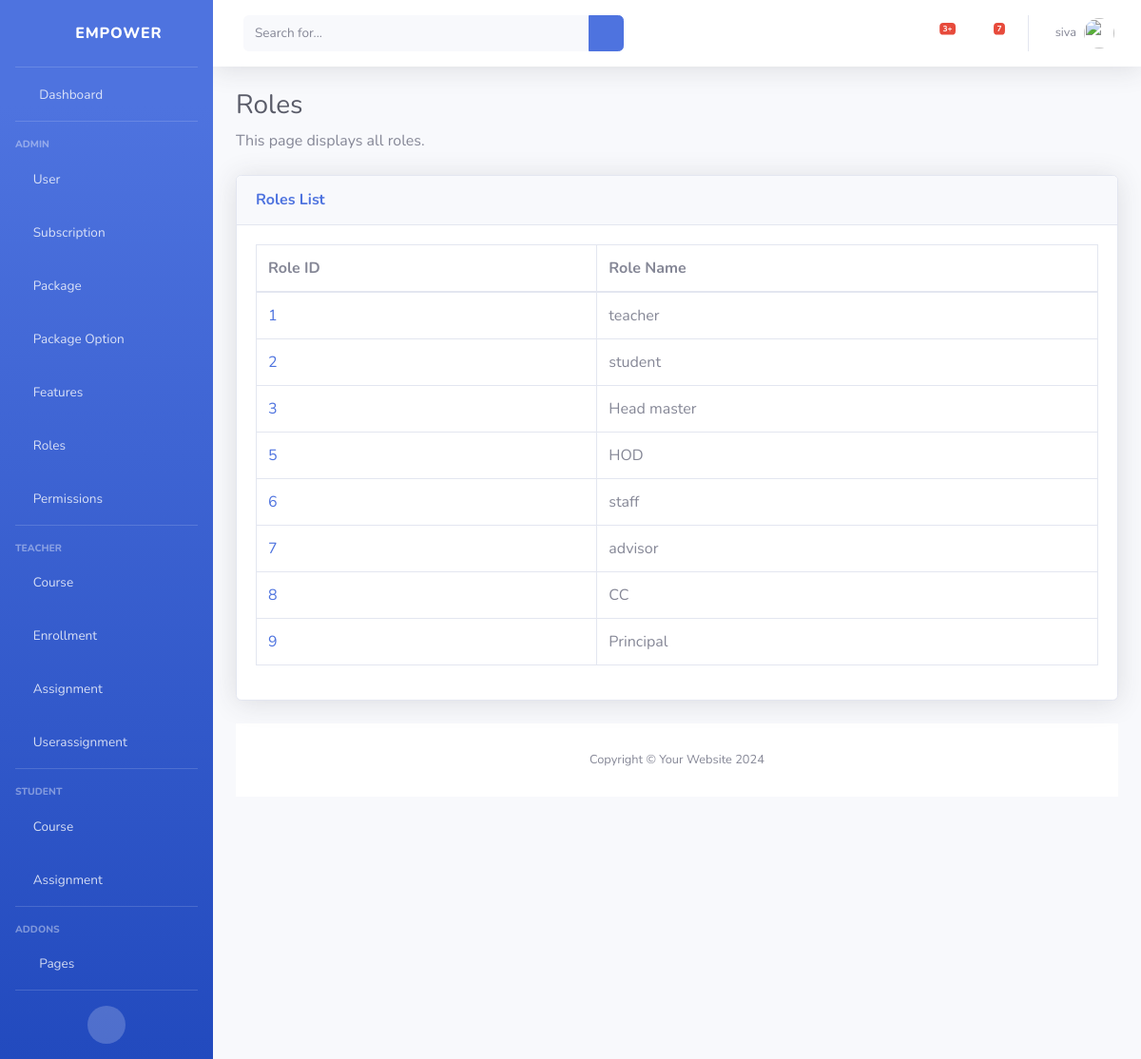
Page /roles/ (signed in) on the committed database.
### classRoom/models.py (models this page shows)
class Role(models.Model):
    id = models.AutoField(primary_key=True)
    role_name = models.CharField(max_length=255, unique=True)

### classRoom/views.py (the view)
# urls.py: path('roles/', view_roles, name='view_roles'),
@login_required
def view_roles(request):
    roles = Role.objects.all()
    return render(request, 'roles/view_roles.html', {'roles': roles})

### classRoom/templates/roles/view_roles.html (shortened to what this page needs)
{% extends 'base.html' %}
{% block content %}
<h1 class="h3 mb-2 text-gray-800">Roles</h1>
<p class="mb-4">This page displays all roles.</p>
<div class="card shadow mb-4">
    <div class="card-header py-3 d-flex justify-content-between align-items-center">
        <h6 class="m-0 font-weight-bold text-primary">Roles List</h6>
        <div class="dropdown no-arrow show">
            <a class="dropdown-toggle" id="dropdownMenuLink" data-toggle="dropdown" aria-haspopup="true"
                aria-expanded="true" style="float: right;">
                <i class="fas fa-ellipsis-v fa-sm fa-fw text-gray-400"></i>
            </a>
        </div>
    </div>
    <div class="card-body">
        <div class="table-responsive">
            <table class="table table-bordered" id="dataTable" width="100%" cellspacing="0">
                <thead>
                    <tr>
                        <th>Role ID</th>
                        <th>Role Name</th>
                    </tr>
                </thead>
                <tbody>
                    {% for role in roles %}
                    <tr>
                        <td><a href="{% url 'view_role' role.id %}">{{ role.id }}</a></td>
                        <td>{{ role.role_name }}</td>
                    </tr>
                    {% endfor %}
                </tbody>
            </table>
        </div>
    </div>
{% endblock %}

### classRoom/templates/base.html (shortened to what this page needs)
{% load static %}
<!DOCTYPE html>
<html lang="en">
<head>
    <link rel="stylesheet" href="{% static 'vendor/fontawesome-free/css/all.min.css' %}" type="text/css">
    <link rel="stylesheet" href="{% static 'css/sb-admin-2.min.css' %}">
</head>
<body id="page-top">
    <div id="wrapper">
        <ul class="navbar-nav bg-gradient-primary sidebar sidebar-dark accordion" id="accordionSidebar">
            <a class="sidebar-brand d-flex align-items-center justify-content-center" href="{% url 'index' %}">
                <div class="sidebar-brand-icon rotate-n-15">
                    <i class="fas fa-chess-knight"></i>
                </div>
                <div class="sidebar-brand-text mx-3">Empower</div>
            </a>
            <hr class="sidebar-divider my-0">
            <li class="nav-item">
                <a class="nav-link" href="{% url 'index' %}">
                    <i class="fas fa-fw fa-tachometer-alt"></i>
                    <span>Dashboard</span></a>
            </li>
            <hr class="sidebar-divider">
            <div class="sidebar-heading">
                Admin
            </div>
            <li class="nav-item">
                <a class="nav-link" href="{% url 'view_users' %}" >
                    <i class="fas fa-user-shield"></i>
                    <span>User</span>
                </a>
            </li>
            <li class="nav-item">
                <a class="nav-link" href="{% url 'view_subscriptions' %}" >
                    <i class="fas fa-user-shield"></i>
                    <span>Subscription</span>
                </a>
            </li>
            <li class="nav-item">
                <a class="nav-link" href="{% url 'view_packages' %}" >
                    <i class="fas fa-user-shield"></i>
                    <span>Package</span>
                </a>
            </li>
            <li class="nav-item">
                <a class="nav-link" href="{% url 'view_package_options' %}" >
                    <i class="fas fa-user-shield"></i>
                    <span>Package Option</span>
                </a>
            </li>
            <li class="nav-item">
                <a class="nav-link" href="{% url 'view_features' %}" >
                    <i class="fas fa-user-shield"></i>
                    <span>Features</span>
                </a>
            </li>
            <li class="nav-item">
                <a class="nav-link" href="{% url 'view_roles' %}" >
                    <i class="fas fa-user-shield"></i>
                    <span>Roles</span>
                </a>
            </li>
            <li class="nav-item">
                <a class="nav-link" href="{% url 'view_permissions' %}" >
                    <i class="fas fa-user-shield"></i>
                    <span>Permissions</span>
                </a>
            </li>
            <hr class="sidebar-divider">
            <div class="sidebar-heading">
                Teacher
            </div>
            <li class="nav-item">
                <a class="nav-link" href="{% url 'view_courses' %}" >
                    <i class="fas fa-chalkboard-teacher"></i>
                    <span>Course</span>
                </a>
            </li>
            <li class="nav-item">
                <a class="nav-link" href="{% url 'view_enrollments' %}" >
                    <i class="fas fa-chalkboard-teacher"></i>
                    <span>Enrollment</span>
                </a>
            </li>
            <li class="nav-item">
                <a class="nav-link" href="{% url 'view_assignments' %}" >
                    <i class="fas fa-chalkboard-teacher"></i>
                    <span>Assignment</span>
                </a>
            </li>
            <li class="nav-item">
                <a class="nav-link" href="{% url 'view_userassignments' %}" >
                    <i class="fas fa-chalkboard-teacher"></i>
                    <span>Userassignment</span>
                </a>
            </li>
            <hr class="sidebar-divider">
            <div class="sidebar-heading">
                Student
            </div>
            <li class="nav-item">
                <a class="nav-link" href="{% url 'view_courses' %}" >
                    <i class="fas fa-user-graduate"></i>
                    <span>Course</span>
                </a>
                <a class="nav-link" href="{% url 'view_assignments' %}" >
                    <i class="fas fa-user-graduate"></i>
                    <span>Assignment</span>
                </a>
            </li>
            <hr class="sidebar-divider">
            <div class="sidebar-heading">
                Addons
            </div>
            <li class="nav-item">
                <a class="nav-link collapsed" href="#" data-toggle="collapse" data-target="#collapsePages"
                    aria-expanded="true" aria-controls="collapsePages">
                    <i class="fas fa-fw fa-folder"></i>
                    <span>Pages</span>
                </a>
            </li>
            <hr class="sidebar-divider d-none d-md-block">
            <div class="text-center d-none d-md-inline">
                <button class="rounded-circle border-0" id="sidebarToggle"></button>
            </div>
        </ul>
        <div id="content-wrapper" class="d-flex flex-column">
            <nav class="navbar navbar-expand navbar-light bg-white topbar mb-4 static-top shadow">
                <form
                    class="d-none d-sm-inline-block form-inline mr-auto ml-md-3 my-2 my-md-0 mw-100 navbar-search">
                    <div class="input-group">
                        <input type="text" class="form-control bg-light border-0 small" placeholder="Search for..."
                            aria-label="Search" aria-describedby="basic-addon2">
                        <div class="input-group-append">
                            <button class="btn btn-primary" type="button">
                                <i class="fas fa-search fa-sm"></i>
                            </button>
                        </div>
                    </div>
                </form>
                <ul class="navbar-nav ml-auto">
                    <li class="nav-item dropdown no-arrow mx-1">
                        <a class="nav-link dropdown-toggle" href="#" id="alertsDropdown" role="button"
                            data-toggle="dropdown" aria-haspopup="true" aria-expanded="false">
                            <i class="fas fa-bell fa-fw"></i>
                            <span class="badge badge-danger badge-counter">3+</span>
                        </a>
                    </li>
                    <li class="nav-item dropdown no-arrow mx-1">
                        <a class="nav-link dropdown-toggle" href="#" id="messagesDropdown" role="button"
                            data-toggle="dropdown" aria-haspopup="true" aria-expanded="false">
                            <i class="fas fa-envelope fa-fw"></i>
                            <span class="badge badge-danger badge-counter">7</span>
                        </a>
                    </li>
                    <li class="nav-item dropdown no-arrow">
                        <a class="nav-link dropdown-toggle" href="#" id="userDropdown" role="button"
                            data-toggle="dropdown" aria-haspopup="true" aria-expanded="false">
                            {% if user.is_authenticated %}
                                <span class="mr-2 d-none d-lg-inline text-gray-600 small">{{ user.username }}</span>
                            {% endif %}
                            <img class="img-profile rounded-circle" src="{% static 'img/undraw_profile.svg' %}">
                        </a>
                    </li>
                </ul>
            </nav>
            <div class="container-fluid">
                {% block content %}
                {% endblock %}
            </div>
            <footer class="sticky-footer bg-white">
                <div class="container my-auto">
                    <div class="copyright text-center my-auto">
                        <span>Copyright &copy; Your Website 2024</span>
                    </div>
                </div>
            </footer>
        </div>
    </div>
    </div>
</body>
</html>

### rows in the picture
Role: id "1", role_name "teacher"
Role: id "2", role_name "student"
Role: id "3", role_name "Head master"
Role: id "5", role_name "HOD"
Role: id "6", role_name "staff"
Role: id "7", role_name "advisor"
Role: id "8", role_name "CC"
Role: id "9", role_name "Principal"

### other values in the picture
{{ user.username }} "siva"
